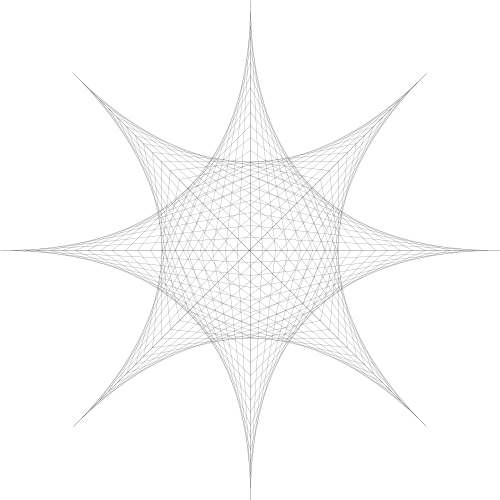
Frame 1 (no input)
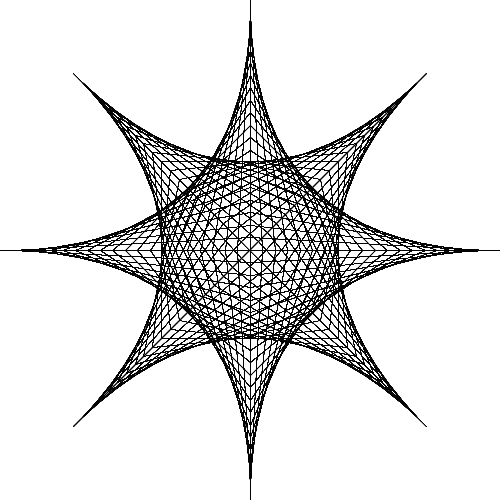
Frame 60 (the mouse pressed at the canvas centre just before this capture)
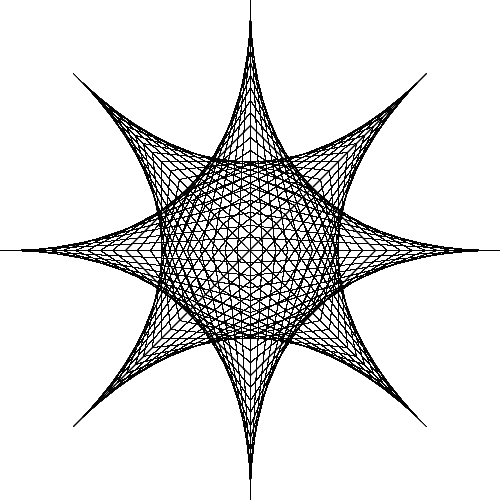
Frame 120 (the mouse held since frame 60 and released just before this capture)

The Processing sketch that drew these frames (run headless with seeded random() and noise(); from frame 60 on, the mouse is pressed at the canvas centre):

// Processing sketch: processing_152265
// ── processing_152265.pde

void setup() {
  background(255);
  size(500,500);
  strokeWeight(0.1);
  //line(width/2,height*.1,width/2,height*.9);
  //line(width*.1,height/2,width*.9,height/2);
}

int nlines=20;
int type=1;
int maxtypes=5;
int halfwidth=width/2;
int halfheight=height/2;
float dist;

void draw() {
  for (int nums=1; nums<3; nums++) {
    if (nums==2) {
      translate(width/2,(1-sqrt(2))*height/2);
      rotate(PI/4);
    }
    //print(nlines);
    if (type==1 || type==3) {
      for (int i=-1; i<nlines;i++) {
        dist=0.5/nlines;
        line(width/2,height*(i+1)*dist,(width/2)+width*(i+1)*dist,height/2);
        line(width/2,height-(height*(i+1)*dist),(width/2)+width*(i+1)*dist,height/2);
        line(width/2,height*(i+1)*dist,width-((width/2)+width*(i+1)*dist),height/2);
        line(width/2,height-(height*(i+1)*dist),width-((width/2)+width*(i+1)*dist),height/2);
      }
    }
    if ((type==2 || type==3) && nums==1) {  
      for (int i=-1; i<nlines;i++) {
        dist=0.5/nlines;
        line((width/2)+width*(i+1)*dist,0,width,(height*(i+1)*dist));
        line((width/2)+width*(i+1)*dist,height,width,height-(height*(i+1)*dist));
        line((width/2)-width*(i+1)*dist,0,0,(height*(i+1)*dist));
        line((width/2)-width*(i+1)*dist,height,0,height-(height*(i+1)*dist));
      }
    }
    if ((type==4 && nums==1) || type==5) {  
      for (int i=-1; i<nlines*2;i++) {
        dist=0.5/(nlines*2);
        line(0,height*(i+1)*dist*2,width*(i+1)*dist*2,height);
        line(width*(i+1)*dist*2,0,width,height*(i+1)*dist*2);
      }
    }
    if (type==5) {  
      for (int i=-1; i<nlines*2;i++) {
        dist=0.5/(nlines*2);
        line(0,height*(i+1)*dist*2,width-width*(i+1)*dist*2,0);
        line(width,height*(i+1)*dist*2,width-width*(i+1)*dist*2,height);
      }
    }
  }
}

void mouseClicked() {
  type=(type % maxtypes)+1;
  background(255);
} 

void keyPressed() {
  if (key == CODED) {
    switch (keyCode) {
      case UP:
      if (nlines<120) {
        background(255);
        nlines+=1;
      }
      break;
      case DOWN:
      if (nlines>=2) {
        background(255);
        nlines-=1;
      }
    }
  }
}
